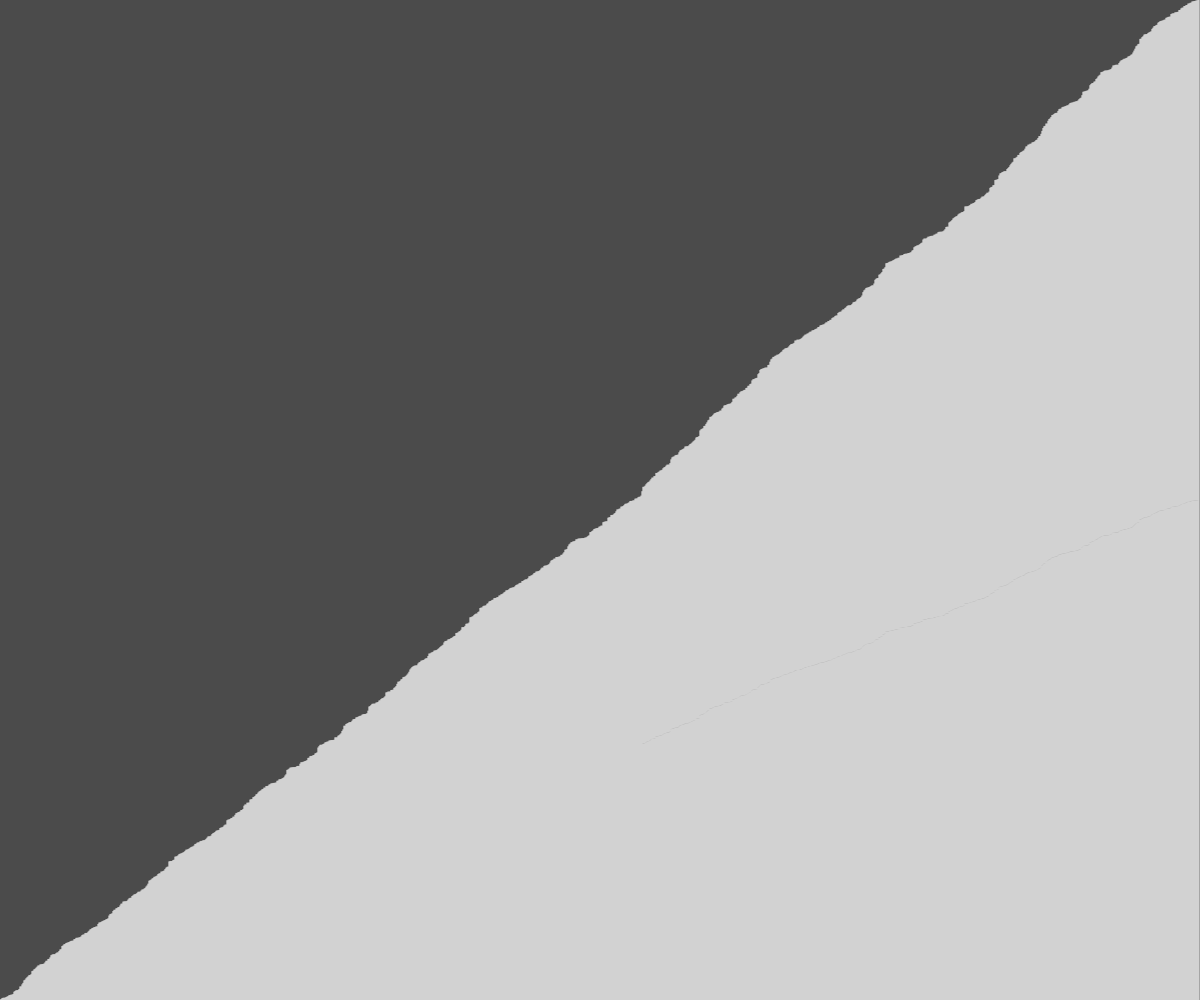
Frame 1 (no input)
Frame 60 (no input): identical to frame 1, image omitted
Frame 120 (the mouse pressed at the canvas centre since frame 60): identical to frame 1, image omitted

The p5.js sketch that drew this single still picture (run headless with seeded random() and noise() and a simulated clock; from frame 60 on, the mouse is pressed at the canvas centre):

// p5.js sketch
// ── sketch.js
let values = [];

function setup() {
  createCanvas(windowWidth, windowHeight);
  values = new Array(floor(width));
  for (let i = 0; i < values.length; i++) {
    values[i] = random(height);
  }
  bubbleSort(values);
}

function bubbleSort(arr) {
  for (let i = 0; i < arr.length; i++) {
    for (let j = 0; j < arr.length - 1; j++) {
      let a = arr[j];
      let b = arr[j + 1];
      if (a > b) {
        swap(arr, j, j + 1);
      }
    }
  }
}

function draw() {
  background(75);
  for (let i = 0; i < values.length; i++) {
    stroke(255);
    line(i, height, i, height - values[i]);
  }
}

function shuffle(arr) {
  var n = arr.length,
    t,
    i;
  while (n) {
    i = (Math.random() * n--) | 0; // 0 ≤ i < n
    t = arr[n];
    arr[n] = arr[i];
    arr[i] = t;
  }
  return arr;
}
function swap(arr, a, b) {
  let temp = arr[a];
  arr[a] = arr[b];
  arr[b] = temp;
}
